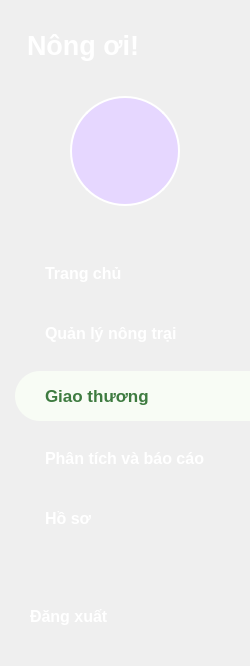
    <widget class="QFrame" name="sidebar">
     <property name="minimumSize">
      <size>
       <width>250</width>
       <height>0</height>
      </size>
     </property>
     <property name="maximumSize">
      <size>
       <width>250</width>
       <height>16777215</height>
      </size>
     </property>
     <property name="styleSheet">
      <string notr="true">QFrame#sidebar {
    background-color: #3E7B40;
}</string>
     </property>
     <layout class="QVBoxLayout" name="verticalLayout_sidebar">
      <property name="spacing">
       <number>15</number>
      </property>
      <property name="leftMargin">
       <number>0</number>
      </property>
      <property name="topMargin">
       <number>30</number>
      </property>
      <property name="rightMargin">
       <number>0</number>
      </property>
      <property name="bottomMargin">
       <number>30</number>
      </property>
      <item>
       <widget class="QLabel" name="lbl_logo">
        <property name="styleSheet">
         <string notr="true">color: white;
font-size: 20pt;
font-weight: bold;
padding-left: 20px;</string>
        </property>
        <property name="text">
         <string>Nông ơi!</string>
        </property>
       </widget>
      </item>
      <item>
       <spacer name="verticalSpacer_avatar_top">
        <property name="orientation">
         <enum>Qt::Vertical</enum>
        </property>
        <property name="sizeType">
         <enum>QSizePolicy::Fixed</enum>
        </property>
        <property name="sizeHint" stdset="0">
         <size>
          <width>20</width>
          <height>20</height>
         </size>
        </property>
       </spacer>
      </item>
      <item>
       <layout class="QHBoxLayout" name="avatar_layout">
        <item>
         <widget class="QLabel" name="lbl_avatar">
          <property name="minimumSize">
           <size>
            <width>110</width>
            <height>110</height>
           </size>
          </property>
          <property name="maximumSize">
           <size>
            <width>110</width>
            <height>110</height>
           </size>
          </property>
          <property name="styleSheet">
           <string notr="true">background-color: #E6D7FF;
border-radius: 55px;
border: 2px solid white;</string>
          </property>
          <property name="text">
           <string/>
          </property>
          <property name="pixmap">
           <pixmap>../Hình ảnh/icon_user_purple.png</pixmap>
          </property>
          <property name="scaledContents">
           <bool>true</bool>
          </property>
          <property name="alignment">
           <set>Qt::AlignCenter</set>
          </property>
         </widget>
        </item>
       </layout>
      </item>
      <item>
       <spacer name="verticalSpacer_menu_top">
        <property name="orientation">
         <enum>Qt::Vertical</enum>
        </property>
        <property name="sizeType">
         <enum>QSizePolicy::Fixed</enum>
        </property>
        <property name="sizeHint" stdset="0">
         <size>
          <width>20</width>
          <height>30</height>
         </size>
        </property>
       </spacer>
      </item>
      <item>
       <widget class="QPushButton" name="btn_menu_trang_chu">
        <property name="minimumSize">
         <size>
          <width>0</width>
          <height>45</height>
         </size>
        </property>
        <property name="cursor">
         <cursorShape>PointingHandCursor</cursorShape>
        </property>
        <property name="styleSheet">
         <string notr="true">QPushButton {
    background-color: transparent;
    color: white;
    font-size: 12pt;
    font-weight: bold;
    text-align: left;
    padding-left: 45px;
    border: none;
}
QPushButton:hover {
    color: #DDF3B9;
}</string>
        </property>
        <property name="text">
         <string>Trang chủ</string>
        </property>
       </widget>
      </item>
      <item>
       <widget class="QPushButton" name="btn_menu_quan_ly">
        <property name="minimumSize">
         <size>
          <width>0</width>
          <height>45</height>
         </size>
        </property>
        <property name="cursor">
         <cursorShape>PointingHandCursor</cursorShape>
        </property>
        <property name="styleSheet">
         <string notr="true">QPushButton {
    background-color: transparent;
    color: white;
    font-size: 12pt;
    font-weight: bold;
    text-align: left;
    padding-left: 45px;
    border: none;
}
QPushButton:hover {
    color: #DDF3B9;
}</string>
        </property>
        <property name="text">
         <string>Quản lý nông trại</string>
        </property>
       </widget>
      </item>
      <item>
       <widget class="QPushButton" name="btn_menu_giao_thuong">
        <property name="minimumSize">
         <size>
          <width>0</width>
          <height>50</height>
         </size>
        </property>
        <property name="cursor">
         <cursorShape>PointingHandCursor</cursorShape>
        </property>
        <property name="styleSheet">
         <string notr="true">QPushButton {
    background-color: #F8FCF5;
    color: #3E7B40;
    font-size: 13pt;
    font-weight: bold;
    text-align: left;
    padding-left: 30px;
    border: none;
    border-top-left-radius: 25px;
    border-bottom-left-radius: 25px;
    margin-left: 15px;
}</string>
        </property>
        <property name="text">
         <string>Giao thương</string>
        </property>
       </widget>
      </item>
      <item>
       <widget class="QPushButton" name="btn_menu_phan_tich">
        <property name="minimumSize">
         <size>
          <width>0</width>
          <height>45</height>
         </size>
        </property>
        <property name="cursor">
         <cursorShape>PointingHandCursor</cursorShape>
        </property>
        <property name="styleSheet">
         <string notr="true">QPushButton {
    background-color: transparent;
    color: white;
    font-size: 12pt;
    font-weight: bold;
    text-align: left;
    padding-left: 45px;
    border: none;
}
QPushButton:hover {
    color: #DDF3B9;
}</string>
        </property>
        <property name="text">
         <string>Phân tích và báo cáo</string>
        </property>
       </widget>
      </item>
      <item>
       <widget class="QPushButton" name="btn_menu_ho_so">
        <property name="minimumSize">
         <size>
          <width>0</width>
          <height>45</height>
         </size>
        </property>
        <property name="cursor">
         <cursorShape>PointingHandCursor</cursorShape>
        </property>
        <property name="styleSheet">
         <string notr="true">QPushButton {
    background-color: transparent;
    color: white;
    font-size: 12pt;
    font-weight: bold;
    text-align: left;
    padding-left: 45px;
    border: none;
}
QPushButton:hover {
    color: #DDF3B9;
}</string>
        </property>
        <property name="text">
         <string>Hồ sơ</string>
        </property>
       </widget>
      </item>
      <item>
       <spacer name="verticalSpacer_sidebar_bottom">
        <property name="orientation">
         <enum>Qt::Vertical</enum>
        </property>
        <property name="sizeHint" stdset="0">
         <size>
          <width>20</width>
          <height>40</height>
         </size>
        </property>
       </spacer>
      </item>
      <item>
       <widget class="QPushButton" name="btn_dang_xuat">
        <property name="minimumSize">
         <size>
          <width>0</width>
          <height>40</height>
         </size>
        </property>
        <property name="cursor">
         <cursorShape>PointingHandCursor</cursorShape>
        </property>
        <property name="styleSheet">
         <string notr="true">QPushButton {
    background-color: transparent;
    color: white;
    font-size: 12pt;
    font-weight: bold;
    text-align: left;
    padding-left: 30px;
    border: none;
}
QPushButton:hover {
    color: #FFB3B3;
}</string>
        </property>
        <property name="text">
         <string>Đăng xuất</string>
        </property>
       </widget>
      </item>
     </layout>
    </widget>
